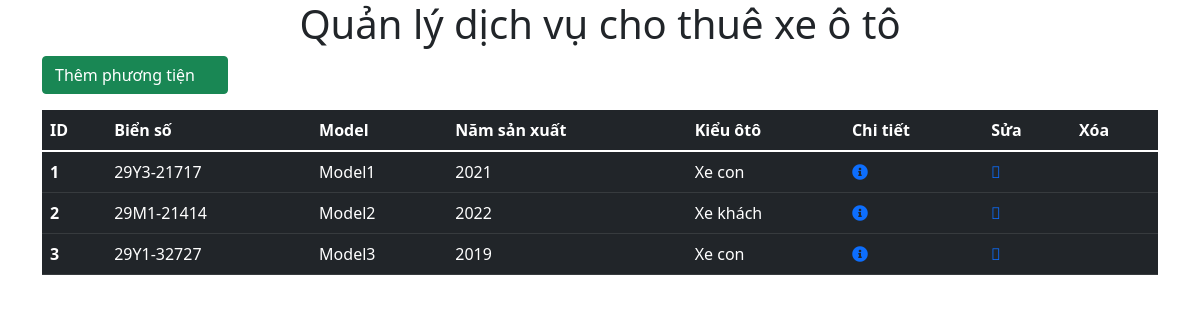
The page / on the database its author committed.
### tables this page shows
CREATE TABLE `cars` (
  `vehicle_id` int(10) UNSIGNED NOT NULL,
  `license_no` varchar(100) NOT NULL,
  `model` varchar(100) NOT NULL,
  `year` int(11) NOT NULL,
  `ctype` varchar(255) NOT NULL,
  `drate` double NOT NULL,
  `wrate` double NOT NULL,
  `status` tinyint(1) NOT NULL
);

### src/index.php (the view, shortened to what this page needs)
<?php
    include './menu_footer/menu.php';
?>
    <h1 class="text-center">Quản lý dịch vụ cho thuê xe ô tô</h1>
    <div class="container">
    <a href="them.php" class="btn btn-success mb-3"> Thêm phương tiện <i class="far fa-user-plus"></i></a>
        <table class="table table-dark table-hover">
            <thead>
                <tr>
                <th scope="col">ID</th>
                <th scope="col">Biển số</th>
                <th scope="col">Model</th>
                <th scope="col">Năm sản xuất</th>
                <th scope="col">Kiểu ôtô</th>
                <th scope="col">Chi tiết</th>
                <th scope="col">Sửa</th>
                <th scope="col">Xóa</th>
                </tr>
            </thead>
            <tbody>
                <?php
                    include './config.php';
                    $sql = "SELECT * FROM cars";
                    $result = mysqli_query($conn,$sql);
                    if(mysqli_num_rows($result) > 0)
                    {
                        while($row = mysqli_fetch_assoc($result)){
                            echo '<tr>';
                            echo '<th scope="row">'.$row['vehicle_id'].'</th>';
                            echo '<td>'.$row['license_no'].'</td>';
                            echo '<td>'.$row['model'].'</td>';
                            echo '<td>'.$row['year'].'</td>';
                            echo '<td>'.$row['ctype'].'</td>';
                            echo '<td><a href = "chitiet.php?id='.$row['vehicle_id'].'"><i class="fas fa-info-circle"></i></a></td>';
                            echo '<td><a href = "chinhsua.php?id='.$row['vehicle_id'].'"><i class="fal fa-user-edit"></i></a></td>';
                            echo '<td><a href = "xulyxoa.php?id='.$row['vehicle_id'].'"><i class="far fa-user-minus"></i></a></td>';
                            echo '</tr>';
                        }
                    }
                ?>
            </tbody>
        </table>
    </div>
<?php
    include './menu_footer/footer.php';
?>

### src/menu_footer/menu.php (shortened to what this page needs)
<!doctype html>
<html lang="en">
  <head>
    <link href="https://cdn.jsdelivr.net/npm/bootstrap@5.1.3/dist/css/bootstrap.min.css" rel="stylesheet">
    <link rel="stylesheet" href="https://pro.fontawesome.com/releases/v5.10.0/css/all.css"/>
  </head>
  <body>

### src/menu_footer/footer.php (shortened to what this page needs)
  </body>
</html>

### rows shown on the page
cars: vehicle_id "1", license_no "29Y3-21717", model "Model1", year "2021", ctype "Xe con"
cars: vehicle_id "2", license_no "29M1-21414", model "Model2", year "2022", ctype "Xe khách"
cars: vehicle_id "3", license_no "29Y1-32727", model "Model3", year "2019", ctype "Xe con"
